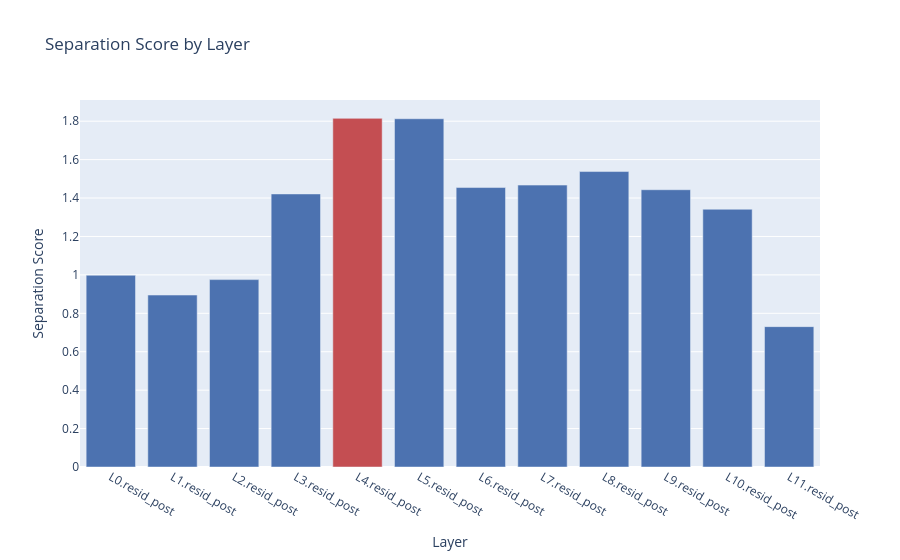
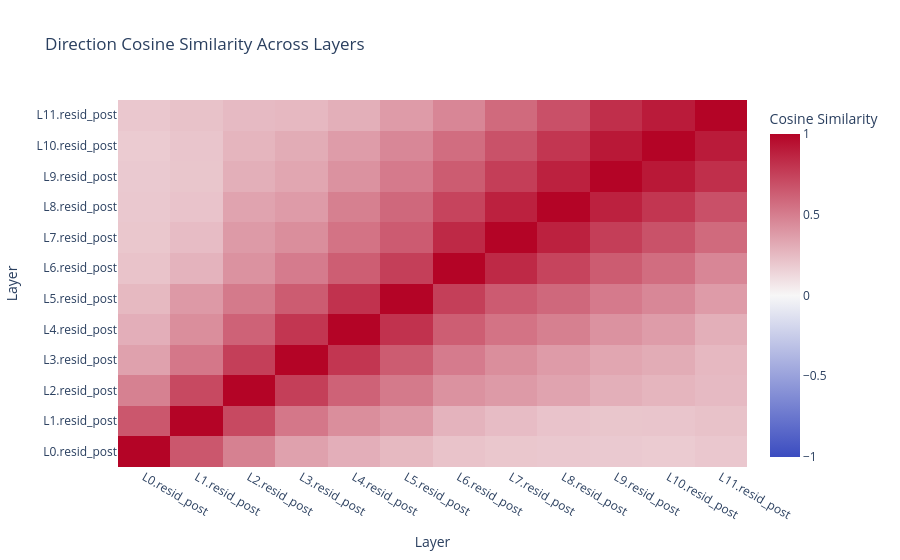

Here is the notebook cell these charts were saved with, in order:
### Markdown cell above
## 5. Save and plot

`Save` writes every artifact it recognizes into `output_dir/run_name/` and records
that path in `results["output_dir"]`. `Plot` then picks it up, so artifacts and
figures land in one tree. `Plot` renders whichever results are present, saving a
PNG and displaying the interactive figure inline.

### Code cell
from murano.steps import Plot, Save

saved = Pipeline(
    [
        Load(dataset),
        Record(model, layers="all", position="last", batch_size=8),
        SteeringVector(normalize=True),
        Save(
            output_dir="murano_outputs",
            run_name="getting_started",
            model_id=model.model_id,
        ),
        Plot(),  # no output_dir: inherits the one Save just wrote
    ]
).run()

print("artifacts and plots under:", saved[keys.OUTPUT_DIR])

### Figure 1 — Plotly figure (JSON) as saved in the notebook; plotly's stock layout.template omitted (floating-point values rounded to 4 significant figures)
{"data": [{"marker": {"color": ["#4c72b0", "#4c72b0", "#4c72b0", "#4c72b0", "#c44e52", "#4c72b0", "#4c72b0", "#4c72b0", "#4c72b0", "#4c72b0", "#4c72b0", "#4c72b0"]}, "type": "bar", "x": ["L0.resid_post", "L1.resid_post", "L2.resid_post", "L3.resid_post", "L4.resid_post", "L5.resid_post", "L6.resid_post", "L7.resid_post", "L8.resid_post", "L9.resid_post", "L10.resid_post", "L11.resid_post"], "y": [0.998, 0.895, 0.9754, 1.421, 1.815, 1.813, 1.455, 1.467, 1.538, 1.443, 1.342, 0.7306]}], "layout": {"title": {"text": "Separation Score by Layer"}, "xaxis": {"title": {"text": "Layer"}}, "yaxis": {"title": {"text": "Separation Score"}}}}

### Figure 2 — Plotly figure (JSON) as saved in the notebook; plotly's stock layout.template omitted (floating-point values rounded to 4 significant figures; data arrays with more than 128 entries replaced by an {"elided": "..."} marker saying what was removed)
{"data": [{"colorbar": {"title": {"text": "Cosine Similarity"}}, "colorscale": [[0.0, "#3b4cc0"], [0.5, "#f7f7f7"], [1.0, "#b40426"]], "type": "heatmap", "x": ["L0.resid_post", "L1.resid_post", "L2.resid_post", "L3.resid_post", "L4.resid_post", "L5.resid_post", "L6.resid_post", "L7.resid_post", "L8.resid_post", "L9.resid_post", "L10.resid_post", "L11.resid_post"], "y": ["L0.resid_post", "L1.resid_post", "L2.resid_post", "L3.resid_post", "L4.resid_post", "L5.resid_post", "L6.resid_post", "L7.resid_post", "L8.resid_post", "L9.resid_post", "L10.resid_post", "L11.resid_post"], "z": {"elided": "12x12 float values"}, "zmax": 1, "zmin": -1}], "layout": {"title": {"text": "Direction Cosine Similarity Across Layers"}, "xaxis": {"title": {"text": "Layer"}}, "yaxis": {"title": {"text": "Layer"}}}}
